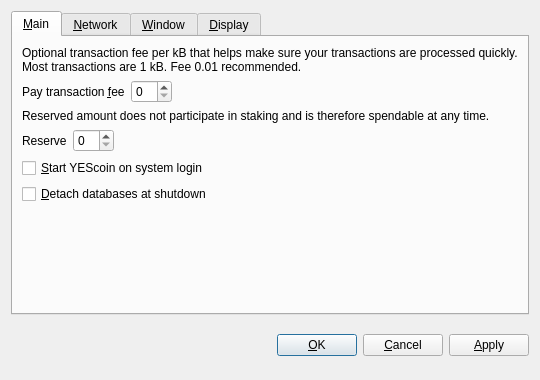
<?xml version="1.0" encoding="UTF-8"?>
<ui version="4.0">
 <class>OptionsDialog</class>
 <widget class="QDialog" name="OptionsDialog">
  <property name="geometry">
   <rect>
    <x>0</x>
    <y>0</y>
    <width>540</width>
    <height>380</height>
   </rect>
  </property>
  <property name="windowTitle">
   <string>Options</string>
  </property>
  <property name="modal">
   <bool>true</bool>
  </property>
  <layout class="QVBoxLayout" name="verticalLayout">
   <item>
    <widget class="QTabWidget" name="tabWidget">
     <property name="tabPosition">
      <enum>QTabWidget::North</enum>
     </property>
     <property name="currentIndex">
      <number>0</number>
     </property>
     <widget class="QWidget" name="tabMain">
      <attribute name="title">
       <string>&amp;Main</string>
      </attribute>
      <layout class="QVBoxLayout" name="verticalLayout_Main">
       <item>
        <widget class="QLabel" name="transactionFeeInfoLabel">
         <property name="text">
          <string>Optional transaction fee per kB that helps make sure your transactions are processed quickly. Most transactions are 1 kB. Fee 0.01 recommended.</string>
         </property>
         <property name="textFormat">
          <enum>Qt::PlainText</enum>
         </property>
         <property name="wordWrap">
          <bool>true</bool>
         </property>
        </widget>
       </item>
       <item>
        <layout class="QHBoxLayout" name="horizontalLayoutFee">
         <item>
          <widget class="QLabel" name="transactionFeeLabel">
           <property name="text">
            <string>Pay transaction &amp;fee</string>
           </property>
           <property name="textFormat">
            <enum>Qt::PlainText</enum>
           </property>
           <property name="buddy">
            <cstring>transactionFee</cstring>
           </property>
          </widget>
         </item>
         <item>
          <widget class="BitcoinAmountField" name="transactionFee"/>
         </item>
         <item>
          <spacer name="horizontalSpacerFee">
           <property name="orientation">
            <enum>Qt::Horizontal</enum>
           </property>
           <property name="sizeHint" stdset="0">
            <size>
             <width>40</width>
             <height>20</height>
            </size>
           </property>
          </spacer>
         </item>
        </layout>
       </item>
       <item>
        <widget class="QLabel" name="reserveBalanceInfoLabel">
         <property name="text">
          <string>Reserved amount does not participate in staking and is therefore spendable at any time.</string>
         </property>
         <property name="textFormat">
          <enum>Qt::PlainText</enum>
         </property>
         <property name="wordWrap">
          <bool>true</bool>
         </property>
        </widget>
       </item>
       <item>
        <layout class="QHBoxLayout" name="horizontalLayoutReserveBalance">
         <item>
          <widget class="QLabel" name="reserveBalanceLabel">
           <property name="text">
            <string>Reserve</string>
           </property>
           <property name="textFormat">
            <enum>Qt::PlainText</enum>
           </property>
           <property name="buddy">
            <cstring>reserveBalance</cstring>
           </property>
          </widget>
         </item>
         <item>
          <widget class="BitcoinAmountField" name="reserveBalance"/>
         </item>
         <item>
          <spacer name="horizontalSpacerReserveBalance">
           <property name="orientation">
            <enum>Qt::Horizontal</enum>
           </property>
           <property name="sizeHint" stdset="0">
            <size>
             <width>40</width>
             <height>20</height>
            </size>
           </property>
          </spacer>
         </item>
        </layout>
       </item>
       <item>
        <widget class="QCheckBox" name="bitcoinAtStartup">
         <property name="toolTip">
          <string>Automatically start YEScoin after logging in to the system.</string>
         </property>
         <property name="text">
          <string>&amp;Start YEScoin on system login</string>
         </property>
        </widget>
       </item>
       <item>
        <widget class="QCheckBox" name="detachDatabases">
         <property name="toolTip">
          <string>Detach block and address databases at shutdown. This means they can be moved to another data directory, but it slows down shutdown. The wallet is always detached.</string>
         </property>
         <property name="text">
          <string>&amp;Detach databases at shutdown</string>
         </property>
        </widget>
       </item>
       <item>
        <spacer name="verticalSpacer_Main">
         <property name="orientation">
          <enum>Qt::Vertical</enum>
         </property>
         <property name="sizeHint" stdset="0">
          <size>
           <width>20</width>
           <height>40</height>
          </size>
         </property>
        </spacer>
       </item>
      </layout>
     </widget>
     <widget class="QWidget" name="tabNetwork">
      <attribute name="title">
       <string>&amp;Network</string>
      </attribute>
      <layout class="QVBoxLayout" name="verticalLayout_Network">
       <item>
        <widget class="QCheckBox" name="mapPortUpnp">
         <property name="toolTip">
          <string>Automatically open the YEScoin client port on the router. This only works when your router supports UPnP and it is enabled.</string>
         </property>
         <property name="text">
          <string>Map port using &amp;UPnP</string>
         </property>
        </widget>
       </item>
       <item>
        <widget class="QCheckBox" name="connectSocks">
         <property name="toolTip">
          <string>Connect to the YEScoin network through a SOCKS proxy (e.g. when connecting through Tor).</string>
         </property>
         <property name="text">
          <string>&amp;Connect through SOCKS proxy:</string>
         </property>
        </widget>
       </item>
       <item>
        <layout class="QHBoxLayout" name="horizontalLayout_Network">
         <item>
          <widget class="QLabel" name="proxyIpLabel">
           <property name="text">
            <string>Proxy &amp;IP:</string>
           </property>
           <property name="textFormat">
            <enum>Qt::PlainText</enum>
           </property>
           <property name="buddy">
            <cstring>proxyIp</cstring>
           </property>
          </widget>
         </item>
         <item>
          <widget class="QValidatedLineEdit" name="proxyIp">
           <property name="maximumSize">
            <size>
             <width>140</width>
             <height>16777215</height>
            </size>
           </property>
           <property name="toolTip">
            <string>IP address of the proxy (e.g. 127.0.0.1)</string>
           </property>
          </widget>
         </item>
         <item>
          <widget class="QLabel" name="proxyPortLabel">
           <property name="text">
            <string>&amp;Port:</string>
           </property>
           <property name="textFormat">
            <enum>Qt::PlainText</enum>
           </property>
           <property name="buddy">
            <cstring>proxyPort</cstring>
           </property>
          </widget>
         </item>
         <item>
          <widget class="QLineEdit" name="proxyPort">
           <property name="maximumSize">
            <size>
             <width>55</width>
             <height>16777215</height>
            </size>
           </property>
           <property name="toolTip">
            <string>Port of the proxy (e.g. 9050)</string>
           </property>
          </widget>
         </item>
         <item>
          <widget class="QLabel" name="socksVersionLabel">
           <property name="text">
            <string>SOCKS &amp;Version:</string>
           </property>
           <property name="textFormat">
            <enum>Qt::PlainText</enum>
           </property>
           <property name="buddy">
            <cstring>socksVersion</cstring>
           </property>
          </widget>
         </item>
         <item>
          <widget class="QValueComboBox" name="socksVersion">
           <property name="toolTip">
            <string>SOCKS version of the proxy (e.g. 5)</string>
           </property>
          </widget>
         </item>
         <item>
          <spacer name="horizontalSpacer_Network">
           <property name="orientation">
            <enum>Qt::Horizontal</enum>
           </property>
           <property name="sizeHint" stdset="0">
            <size>
             <width>40</width>
             <height>20</height>
            </size>
           </property>
          </spacer>
         </item>
        </layout>
       </item>
       <item>
        <spacer name="verticalSpacer_Network">
         <property name="orientation">
          <enum>Qt::Vertical</enum>
         </property>
         <property name="sizeHint" stdset="0">
          <size>
           <width>20</width>
           <height>40</height>
          </size>
         </property>
        </spacer>
       </item>
      </layout>
     </widget>
     <widget class="QWidget" name="tabWindow">
      <attribute name="title">
       <string>&amp;Window</string>
      </attribute>
      <layout class="QVBoxLayout" name="verticalLayout_Window">
       <item>
        <widget class="QCheckBox" name="minimizeToTray">
         <property name="toolTip">
          <string>Show only a tray icon after minimizing the window.</string>
         </property>
         <property name="text">
          <string>&amp;Minimize to the tray instead of the taskbar</string>
         </property>
        </widget>
       </item>
       <item>
        <widget class="QCheckBox" name="minimizeOnClose">
         <property name="toolTip">
          <string>Minimize instead of exit the application when the window is closed. When this option is enabled, the application will be closed only after selecting Quit in the menu.</string>
         </property>
         <property name="text">
          <string>M&amp;inimize on close</string>
         </property>
        </widget>
       </item>
       <item>
        <spacer name="verticalSpacer_Window">
         <property name="orientation">
          <enum>Qt::Vertical</enum>
         </property>
         <property name="sizeHint" stdset="0">
          <size>
           <width>20</width>
           <height>40</height>
          </size>
         </property>
        </spacer>
       </item>
      </layout>
     </widget>
     <widget class="QWidget" name="tabDisplay">
      <attribute name="title">
       <string>&amp;Display</string>
      </attribute>
      <layout class="QVBoxLayout" name="verticalLayout_Display">
       <item>
        <layout class="QHBoxLayout" name="horizontalLayout_1_Display">
         <item>
          <widget class="QLabel" name="langLabel">
           <property name="text">
            <string>User Interface &amp;language:</string>
           </property>
           <property name="textFormat">
            <enum>Qt::PlainText</enum>
           </property>
           <property name="buddy">
            <cstring>lang</cstring>
           </property>
          </widget>
         </item>
         <item>
          <widget class="QValueComboBox" name="lang">
           <property name="toolTip">
            <string>The user interface language can be set here. This setting will take effect after restarting YEScoin.</string>
           </property>
          </widget>
         </item>
        </layout>
       </item>
       <item>
        <layout class="QHBoxLayout" name="horizontalLayout_2_Display">
         <item>
          <widget class="QLabel" name="unitLabel">
           <property name="text">
            <string>&amp;Unit to show amounts in:</string>
           </property>
           <property name="textFormat">
            <enum>Qt::PlainText</enum>
           </property>
           <property name="buddy">
            <cstring>unit</cstring>
           </property>
          </widget>
         </item>
         <item>
          <widget class="QValueComboBox" name="unit">
           <property name="toolTip">
            <string>Choose the default subdivision unit to show in the interface and when sending coins.</string>
           </property>
          </widget>
         </item>
        </layout>
       </item>
       <item>
        <widget class="QCheckBox" name="displayAddresses">
         <property name="toolTip">
          <string>Whether to show YEScoin addresses in the transaction list or not.</string>
         </property>
         <property name="text">
          <string>&amp;Display addresses in transaction list</string>
         </property>
        </widget>
       </item>
       <item>
        <widget class="QCheckBox" name="coinControlFeatures">
         <property name="toolTip">
          <string>Whether to show coin control features or not.</string>
         </property>
         <property name="text">
          <string>Display coin &amp;control features (experts only!)</string>
         </property>
        </widget>
       </item>
       <item>
        <spacer name="verticalSpacer_Display">
         <property name="orientation">
          <enum>Qt::Vertical</enum>
         </property>
         <property name="sizeHint" stdset="0">
          <size>
           <width>20</width>
           <height>40</height>
          </size>
         </property>
        </spacer>
       </item>
      </layout>
     </widget>
    </widget>
   </item>
   <item>
    <layout class="QHBoxLayout" name="horizontalLayout_Buttons">
     <item>
      <spacer name="horizontalSpacer_1">
       <property name="orientation">
        <enum>Qt::Horizontal</enum>
       </property>
       <property name="sizeHint" stdset="0">
        <size>
         <width>40</width>
         <height>48</height>
        </size>
       </property>
      </spacer>
     </item>
     <item>
      <widget class="QLabel" name="statusLabel">
       <property name="font">
        <font>
         <weight>75</weight>
         <bold>true</bold>
        </font>
       </property>
       <property name="text">
        <string/>
       </property>
       <property name="textFormat">
        <enum>Qt::PlainText</enum>
       </property>
       <property name="wordWrap">
        <bool>true</bool>
       </property>
      </widget>
     </item>
     <item>
      <spacer name="horizontalSpacer_2">
       <property name="orientation">
        <enum>Qt::Horizontal</enum>
       </property>
       <property name="sizeHint" stdset="0">
        <size>
         <width>40</width>
         <height>48</height>
        </size>
       </property>
      </spacer>
     </item>
     <item>
      <widget class="QPushButton" name="okButton">
       <property name="text">
        <string>&amp;OK</string>
       </property>
      </widget>
     </item>
     <item>
      <widget class="QPushButton" name="cancelButton">
       <property name="text">
        <string>&amp;Cancel</string>
       </property>
       <property name="autoDefault">
        <bool>false</bool>
       </property>
      </widget>
     </item>
     <item>
      <widget class="QPushButton" name="applyButton">
       <property name="text">
        <string>&amp;Apply</string>
       </property>
       <property name="autoDefault">
        <bool>false</bool>
       </property>
      </widget>
     </item>
    </layout>
   </item>
  </layout>
 </widget>
 <customwidgets>
  <customwidget>
   <class>BitcoinAmountField</class>
   <extends>QSpinBox</extends>
   <header>bitcoinamountfield.h</header>
  </customwidget>
  <customwidget>
   <class>QValueComboBox</class>
   <extends>QComboBox</extends>
   <header>qvaluecombobox.h</header>
  </customwidget>
  <customwidget>
   <class>QValidatedLineEdit</class>
   <extends>QLineEdit</extends>
   <header>qvalidatedlineedit.h</header>
  </customwidget>
 </customwidgets>
 <resources/>
 <connections/>
</ui>
